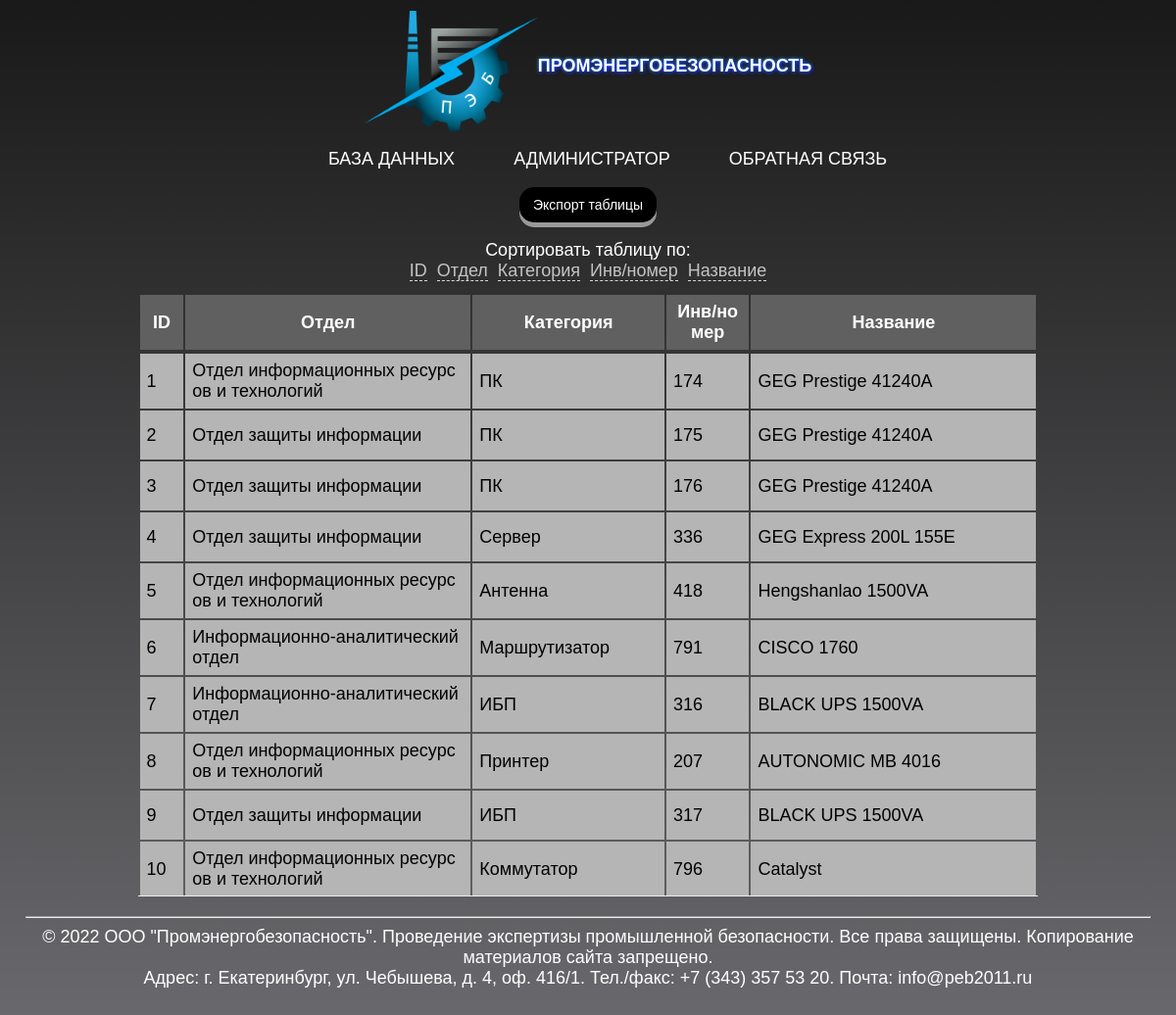
The page / on the database its author committed.
### tables this page shows
CREATE TABLE `technic` (
  `id` int(11) UNSIGNED NOT NULL,
  `departament` int(11) DEFAULT NULL,
  `category` int(11) DEFAULT NULL,
  `inventory` int(11) UNSIGNED NOT NULL,
  `title` varchar(40) NOT NULL
);

CREATE TABLE `departament` (
  `id_departament` int(11) NOT NULL,
  `nameDepartament` varchar(255) DEFAULT NULL
);

CREATE TABLE `category` (
  `id_category` int(11) NOT NULL,
  `nameCategory` varchar(255) NOT NULL
);

### index.php (the view, shortened to what this page needs)
<?php
require_once 'config/connect.php';
?>
<DOCTUPE HTML!>
    <html>
    <head>
        <link rel="stylesheet" href="css/main.css">
    </head>
    <body>
        <h1><img src="css/peb.png" width="177" height="123" align="middle">Промэнергобезопасность</h1>
        <ul>
            <li><a href="index.php">База данных</a></li>
            <li><a href="admin.php">Администратор</a></li>
            <li><a href="back.php">Обратная связь</a></li>
        </ul>
    </body>
</html>
<!DOCTYPE html>
<html>
<head>
</head>
<body class="index">
    <?php
    $sort_list = array(
        'id_asc' => '`id`',
        'id_desc' => '`id` DESC',
        'deportament_asc' => '`departament`.`nameDepartament`',
        'deportament_desc' => '`departament`.`nameDepartament` DESC',
        'category_asc' => '`category`.`nameCategory`',
        'category_desc' => '`category`.`nameCategory` DESC',
        'inventory_asc' => '`inventory`',
        'inventory_desc' => '`inventory` DESC',
        'title_asc' => '`title`',
        'title_desc' => '`title` DESC'
    );
    $sort = @$_GET['sort'];
    if (array_key_exists($sort, $sort_list)) {
        $sort_sql = $sort_list[$sort];
    } else {
        $sort_sql = reset($sort_list);
    }
    function sort_link_bar($title, $a, $b) {
        $sort = @$_GET['sort'];
        if ($sort == $a) {
            return '<a class="active" href="?sort=' . $b . '">' . $title . ' <i>↑</i></a>';
        } elseif ($sort == $b) {
            return '<a class="active" href="?sort=' . $a . '">' . $title . ' <i>↓</i></a>';
        } else {
            return '<a href="?sort=' . $a . '">' . $title . '</a>';
        }
    }
    ?>
    <div class="table">
        <div class="sort" style="display: inline-block; text-align: center;">
            <form action="export.php" method="GET">
                <button name="export" type="submit">Экспорт таблицы</button>
            </form>
            <?php
            echo '<div>Сортировать таблицу по: </div>';
            echo sort_link_bar('ID', 'id_asc', 'id_desc');
            echo sort_link_bar('Отдел', 'deportament_asc', 'deportament_desc');
            echo sort_link_bar('Категория', 'category_asc', 'category_desc');
            echo sort_link_bar('Инв/номер', 'inventory_asc', 'inventory_desc');
            echo sort_link_bar('Название', 'title_asc', 'title_desc');
            if ($_COOKIE['user'] == ''): ?>
        </div>
        <main class="wrapper-content-maint" style="min-height: 300px">
            <div class="scroll-table">
                <table align="center">
                    <thead>
                        <tr>
                            <th style="width:4%">ID</th>
                            <th style="width:35%">Отдел</th>
                            <th style="width:23%">Категория</th>
                            <th style="width:9%">Инв/номер</th>
                            <th style="width:35%">Название</th>
                        </tr>
                    </thead>
                </table>
                <div class="scroll-table-body">
                    <table>
                        <tbody>
                            <tr>
                                <?php
                                $technic = mysqli_query($connect, "SELECT `technic`.`id`, `departament`.`nameDepartament`, `category`.`nameCategory`, `technic`.`inventory`, `technic`.`title` FROM `technic` INNER JOIN `departament` ON `technic`.`departament` = `departament`.`id_departament` INNER JOIN `category` ON `technic`.`category` = `category`.`id_category` ORDER BY {$sort_sql}");
                                $technic = mysqli_fetch_all($technic);
                                foreach ($technic as $technic) {
                                    ?>
                                    <td style="width:4%"><?= $technic[0] ?></td>
                                    <td style="width:35%"><?= $technic[1] ?></td>
                                    <td style="width:23%"><?= $technic[2] ?></td>
                                    <td style="width:9%"><?= $technic[3] ?></td>
                                    <td style="width:35%" ><?= $technic[4] ?></td>
                                </tr>
                                <?php
                            }
                            ?>
                        </tbody>
                    </table>
                </div>
            </div>
    <?php endif; ?>
    <hr>
</main>
<footer align="center">
    &copy; 2022 ООО "Промэнергобезопасность". Проведение экспертизы промышленной безопасности. Все права защищены. Копирование материалов сайта запрещено.<br>Адрес: г. Екатеринбург, ул. Чебышева, д. 4, оф. 416/1. Тел./факс: +7 (343) 357 53 20. Почта: info@peb2011.ru
</footer>
</body>
</html>

### css/main.css (style rules this page uses)
.index * { font-size: 18px; }
.index th, .index td { padding: 10px; }
.index th { background: #606060; color: #fff; }
.index td { background: #b5b5b5; color: black; }
form { width: 555px; display: flex; flex-direction: column; align-items: center; }
.index a { text-decoration: none; }
.index .sort { display: flex; flex-direction: column; align-items: center; font-size: 20px; margin-bottom: 12px; }
.index .sort a { color: #C4C4C4; text-decoration: none; margin: 0 5px; border-bottom: 1px dashed #D8D8D8; }
.index .table { width: 100%; display: flex; flex-direction: column; align-items: center; justify-content: center; }
.index button { width: 140; display: inline-block; padding: 10px 12px; font-size: 14px; cursor: pointer; text-align: center; text-decoration: none; outline: none; color: white; background-color: black; border: none; border-radius: 15px; box-shadow: 0 5px #999; }
.index .scroll-table-body { height: 555px; overflow-x: auto; margin-top: 0px; margin-bottom: 20px; border-bottom: 1px solid #eee; }
.scroll-table { width: 80%; margin: 0 auto; }
.index .scroll-table table { word-break: break-all; width: 100%; table-layout: fixed; border: none; }
.index .scroll-table thead th { padding: 7px; background: #606060; color: #fff; width: 15px; height: 50px; align: middle; }
.index .scroll-table tbody td { padding: 7px; background: #b5b5b5; color: black; width: 15px; height: 50px; align: middle; }
main { width: 97%; }
html { font-size: 100%; }
body { background: linear-gradient(rgba(0, 0, 0, 0.9), rgba(0, 0, 100, 0.1)), url(Monterey.jpg); color: #fff; font-family: sans-serif; }
h1 { text-transform: uppercase; text-align: center; margin-top: 11px; font-size: 45px; text-shadow: 1px 1px 4px blue, 0 0 0.2em #40E0D0; }
ul { display: flex; justify-content: center; align-items: center; }
li { display: block; padding: 0 20px; color: #fff; font-size: 25px; font-family: sans-serif; text-transform: uppercase; transition: 0.5s; }
li a { text-decoration: none; color: #fff; transition: 0.5s; padding: 10px; }
table { align: center; }

### rows shown on the page
technic: id "1", departament.nameDepartament "Отдел информационных ресурсов и технологий", category.nameCategory "ПК", inventory "174", title "GEG Prestige 41240A"
technic: id "2", departament.nameDepartament "Отдел защиты информации", category.nameCategory "ПК", inventory "175", title "GEG Prestige 41240A"
technic: id "3", departament.nameDepartament "Отдел защиты информации", category.nameCategory "ПК", inventory "176", title "GEG Prestige 41240A"
technic: id "4", departament.nameDepartament "Отдел защиты информации", category.nameCategory "Сервер", inventory "336", title "GEG Express 200L 155E"
technic: id "5", departament.nameDepartament "Отдел информационных ресурсов и технологий", category.nameCategory "Антенна", inventory "418", title "Hengshanlao 1500VA"
technic: id "6", departament.nameDepartament "Информационно-аналитический отдел", category.nameCategory "Маршрутизатор", inventory "791", title "CISCO 1760"
technic: id "7", departament.nameDepartament "Информационно-аналитический отдел", category.nameCategory "ИБП", inventory "316", title "BLACK UPS 1500VA"
technic: id "8", departament.nameDepartament "Отдел информационных ресурсов и технологий", category.nameCategory "Принтер", inventory "207", title "AUTONOMIC MB 4016"
technic: id "9", departament.nameDepartament "Отдел защиты информации", category.nameCategory "ИБП", inventory "317", title "BLACK UPS 1500VA"
technic: id "10", departament.nameDepartament "Отдел информационных ресурсов и технологий", category.nameCategory "Коммутатор", inventory "796", title "Catalyst"

### other values the page prints
$title "ID Отдел Категория Инв/номер Название"
